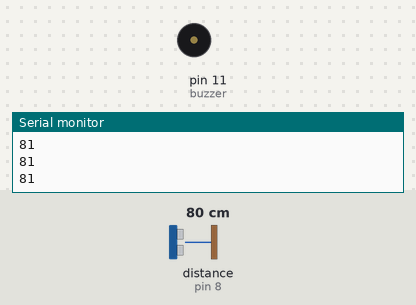
Recording of a sketch running on a simulated Arduino Uno, built with avr-gcc and run on an emulated ATmega328P. Parts: buzzer (waves = sounding, pin HIGH), the last lines printed to the serial monitor. The inputs (shaded band) are chosen by the test bench; at power-on: distance to the obstacle (sensor on pin 8) 80 cm. The echo pulse lasts 58.3 µs per cm.

Above: at 1.2 s.
1.3 s: distance to the obstacle (sensor on pin 8) set to 55 cm
2.8 s: distance to the obstacle (sensor on pin 8) set to 46 cm
At 3.8 s:
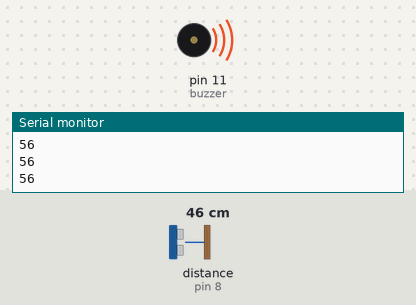
4.3 s: distance to the obstacle (sensor on pin 8) set to 60 cm
At 5.5 s:
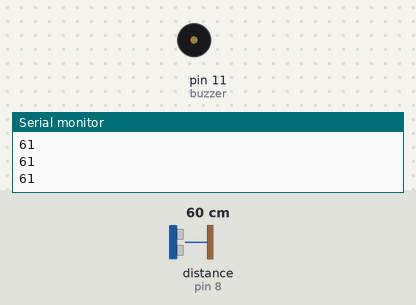
5.8 s: distance to the obstacle (sensor on pin 8) set to 2 cm
At 7.1 s:
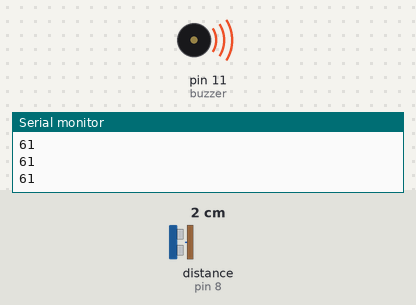
Timing chart, 0 to 8.3 s (numbered marks = the images above; inputs shaded):
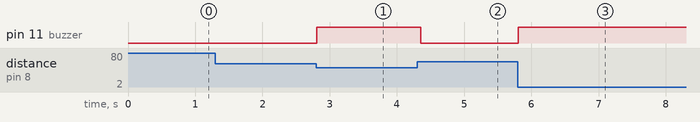

The sketch:

HC-SR04-Ultrasonic-Distance-Alarm-System.ino
```cpp
#include <NewPing.h>
int trig = 7;
int echo = 8;


int buzzer = 11;

NewPing sonar(trig,echo);

void setup() {
  pinMode(buzzer,OUTPUT);
  Serial.begin(9600);

}

void loop() {

  Serial.println(sonar.ping_cm());
  while(sonar.ping_cm()<=50)
  {
    digitalWrite(buzzer,HIGH);
    delay(100);
  }
  digitalWrite(buzzer,LOW);
}
```

Measured:
- the behaviour switches between 50 and 49 cm on distance to the obstacle (sensor on pin 8) (found by bisection; images 0 and 1)
- after the input at 2.8 s, pin 11 (buzzer): LOW → HIGH at once
- after the input at 4.3 s, pin 11 (buzzer): HIGH → LOW after 0.06 s
- after the input at 5.8 s, pin 11 (buzzer): LOW → HIGH at once
